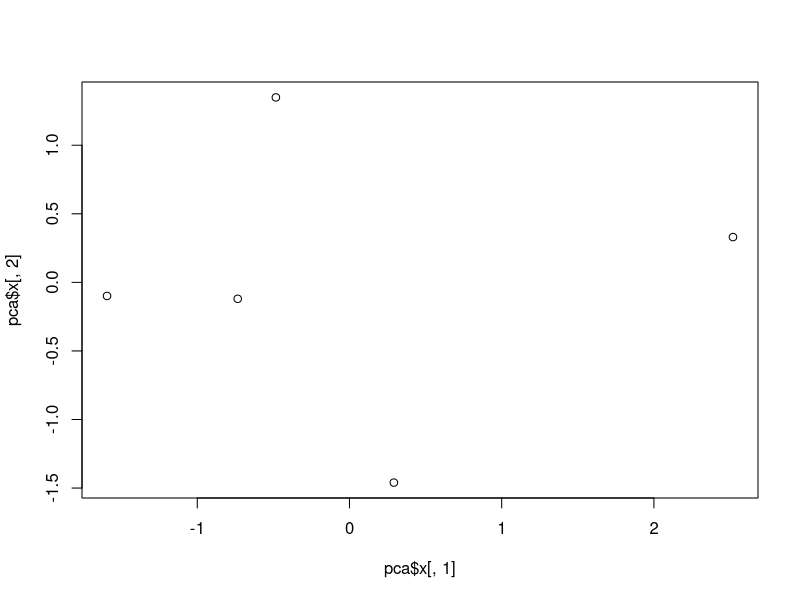
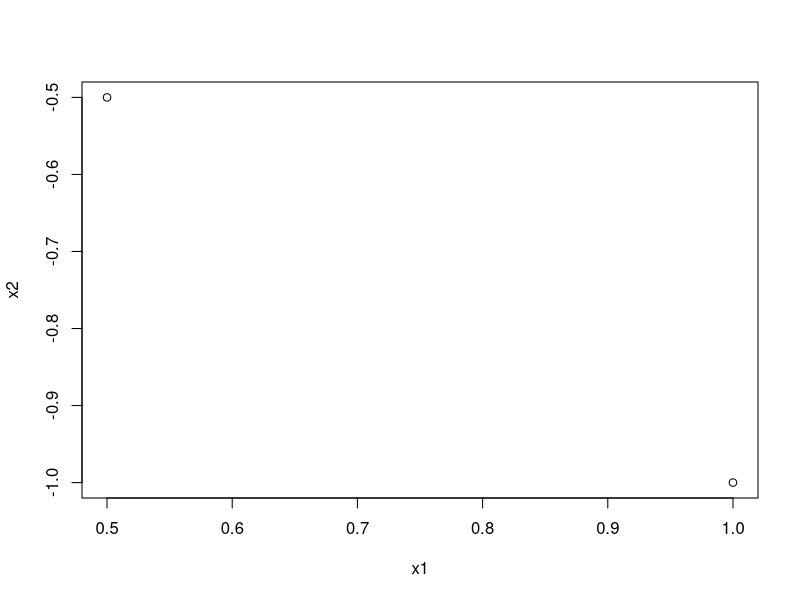
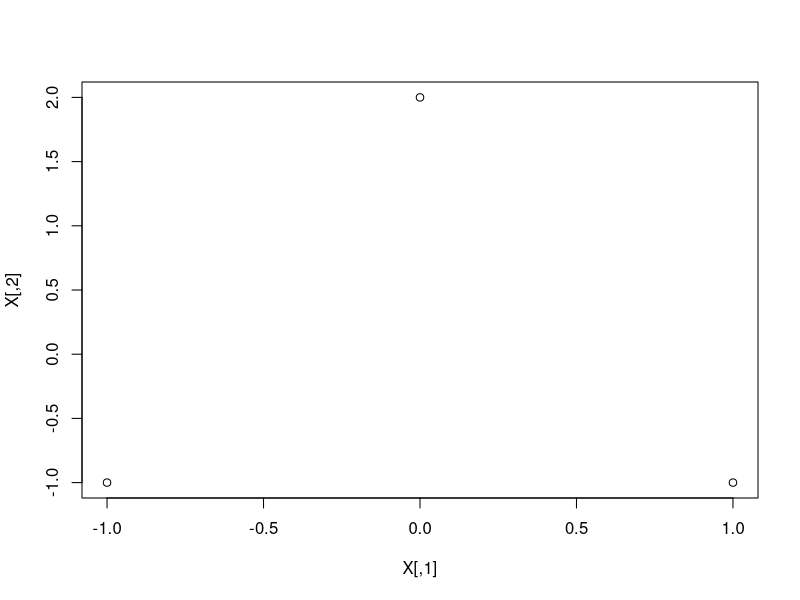

Source code (R) for these figures, in order:
x1 = c(8, 4, 7)
x2 = c(2, 8, 1)
x3 = c(3, 1, 1)
x4 = c(9, 7, 4)

X = rbind(x1, x2, x3, x4)

colMeans(X)

n = nrow(X)
ones = matrix(1, n, n)
X_bar = 1/n * t(X) %*% matrix(1, n, 1) 

S = (1/n) * (t(X)%*%X) - X_bar%*%t(X_bar)

S_prime = S*n/(n-1)

cov(X)

X = matrix(c(2, -1, -2))

n = nrow(X)

H = diag(1, n, n) - (1/n)*matrix(1, n, n)

Hx = H %*% X

H2x = H %*% H %*% X

S = (1/n)*t(X)%*%H%*%X

#Projection 
v = matrix(c(1,2))
u = v/norm(v, type = "F")
X1 = c(1,2)
X2 = c(3,4)
X3 = c(-1, 0)

X = cbind(X1, X2, X3)
#projections
Proj_u_scalar = t(u) %*% X 

projX1 = Proj_u_scalar[1][1] * u
projX2 = Proj_u_scalar[2][1] * u
projX3 = Proj_u_scalar[3][1] * u

proj = cbind(projX1, projX2, projX3)

X_signed = t(Proj_u_scalar)

n = nrow(X_signed)

S = (1/n)*t(X_signed) %*% (diag(1, n, n)-(1/n)*matrix(1, n, n)) %*% X_signed

var(X_signed)

(t(u) * S[1][1]) %*% u

#SVD

#correlation matrix (rather than covariance matrix)
M = matrix(rnorm(20),nrow=5)
corM = cor(M)

eigen = eigen(corM)
pca <- prcomp(M, center = TRUE,scale. = TRUE)

summary(pca)

pca$rotation
pca$x

#install.packages("devtools")
#library(devtools)
#install_github("vqv/ggbiplot")
plot(pca$x[,1], pca$x[,2])


#Conceptual Example I: 2 data points in 2D

x1 = c(0,1)
x2 = c(0,-1)

X = rbind(x1, x2)
n = nrow(X)
S = (1/(n))*t(X)%*%X

eigen(S)

cov(X)

#Conceptual Examples in 2 dimensions
x1 = c(1,1/2)
x2 = c(-1, -1/2)

plot(x1, x2)

X = rbind(x1, x2)

S = (1/nrow(X))*t(X)%*%X

eigen(S)

prcomp(X)

PC1 = matrix(c(-1, -1/2))
PC1_unit = PC1/norm(PC1, type = "F")

#signed distance
t(PC1_unit) %*% X

#11. (Optional) Conceptual Examples in 2 dimensions

x1 = c(0,2)
x2 = c(1,-1)
x3 = c(-1,-1)

X = rbind(x1, x2, x3)

plot(X)

S = (1/nrow(X))*(t(X)%*%X)

eigen = eigen(S)

PC1 = matrix(eigen$vectors[,1])
PC2 = matrix(eigen$vectors[,2])

y = X %*% PC1
var(y)

#12. Conceptual Examples Continued
X = rbind(c(0,2), c(0,-2), c(1,1), c(-1,-1))

S = (1/nrow(X))*(t(X)%*%X)

eigen(S)
